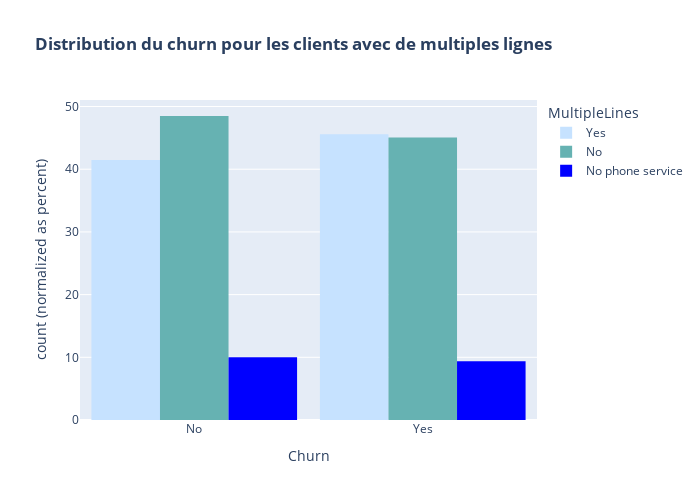

This figure's notebook cell:
### Code cell
# Distribution de churn par rapport aux client disposants de multiples line téléphonique
color_map = {"Yes": "#c6e2ff",
             "No": "#66b2b2",
             "No phone service":"#0000ff"}
fig = px.histogram(df, x="Churn", color="MultipleLines", barmode="group", barnorm ='percent',title="<b>Distribution du churn pour les clients avec de multiples lignes<b>",color_discrete_map=color_map)
fig.update_layout(width=700, height=500, bargap=0.1)
fig.show()

# En propostion, le fait dedisposer de multiples lignes ou non n'a pas d'influence sur le churn

### Figure 1 — Plotly figure (JSON) as saved in the notebook; plotly's stock layout.template omitted (floating-point values rounded to 4 significant figures; data arrays with more than 128 entries replaced by an {"elided": "..."} marker saying what was removed)
{"data": [{"alignmentgroup": "True", "bingroup": "x", "hovertemplate": "MultipleLines=Yes<br>Churn=%{x}<br>count (normalized as percent)=%{y}<extra></extra>", "legendgroup": "Yes", "marker": {"color": "#c6e2ff", "pattern": {"shape": ""}}, "name": "Yes", "offsetgroup": "Yes", "orientation": "v", "showlegend": true, "type": "histogram", "x": {"elided": "2548 str values"}, "xaxis": "x", "yaxis": "y"}, {"alignmentgroup": "True", "bingroup": "x", "hovertemplate": "MultipleLines=No<br>Churn=%{x}<br>count (normalized as percent)=%{y}<extra></extra>", "legendgroup": "No", "marker": {"color": "#66b2b2", "pattern": {"shape": ""}}, "name": "No", "offsetgroup": "No", "orientation": "v", "showlegend": true, "type": "histogram", "x": {"elided": "2848 str values"}, "xaxis": "x", "yaxis": "y"}, {"alignmentgroup": "True", "bingroup": "x", "hovertemplate": "MultipleLines=No phone service<br>Churn=%{x}<br>count (normalized as percent)=%{y}<extra></extra>", "legendgroup": "No phone service", "marker": {"color": "#0000ff", "pattern": {"shape": ""}}, "name": "No phone service", "offsetgroup": "No phone service", "orientation": "v", "showlegend": true, "type": "histogram", "x": {"elided": "590 str values"}, "xaxis": "x", "yaxis": "y"}], "layout": {"bargap": 0.1, "barmode": "group", "barnorm": "percent", "height": 500, "legend": {"title": {"text": "MultipleLines"}, "tracegroupgap": 0}, "title": {"text": "<b>Distribution du churn pour les clients avec de multiples lignes<b>"}, "width": 700, "xaxis": {"anchor": "y", "domain": [0, 1], "title": {"text": "Churn"}}, "yaxis": {"anchor": "x", "domain": [0, 1], "title": {"text": "count (normalized as percent)"}}}}
